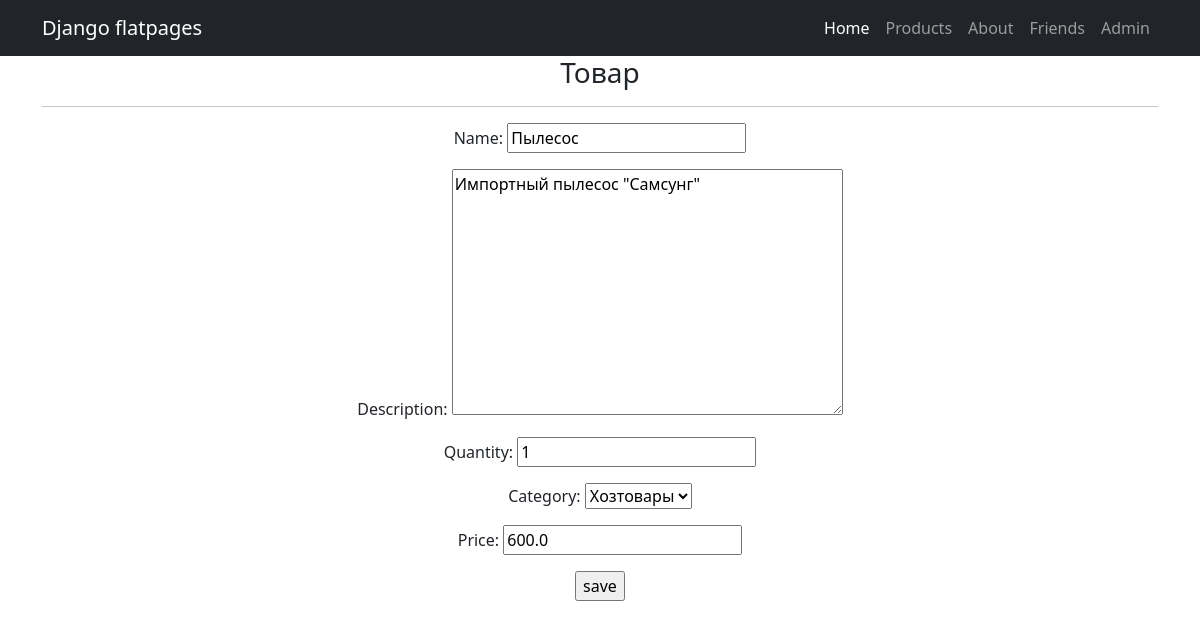
The page /products/4/update/ on the database its author committed.
### simpleapp/models.py (models this page shows, shortened)
class Product(models.Model):
    name = models.CharField(max_length=50, unique=True)
    description = models.TextField()
    quantity = models.IntegerField(validators=[MinValueValidator(0)],)
    category = models.ForeignKey(to='Category', on_delete=models.CASCADE, related_name='products')
    price = models.FloatField(validators=[MinValueValidator(0.0)],)

class Category(models.Model):
    name = models.CharField(max_length=100, unique=True) # Категория, к которой будет привязываться товар
    def __str__(self):
        return f'{self.name}'

### simpleapp/views.py (the view)
# urls.py: path('<int:pk>/update/', ProductUpdate.as_view(), name='product_update'),
class ProductUpdate(UpdateView):
    form_class = ProductForm
    model = Product
    template_name = 'product_edit.html'

### simpleapp/forms.py (shortened to what this page needs)
class ProductForm(forms.ModelForm):
    class Meta:
        model = Product
        fields = ['name', 'description', 'quantity', 'category', 'price']

### templates/product_edit.html (shortened to what this page needs)
{% extends "flatpages/base.html" %}
{% block content %}
<h3>Товар</h3>
<hr>
<form action="" method="post">
  {{ form.as_p }}
  <input type="submit" value="save" />
</form>
{% endblock content %}

### rows shown on the page
Product: name "Пылесос", description "Импортный пылесос \"Самсунг\"", quantity "1", category "Хозтовары", price "600.0"
